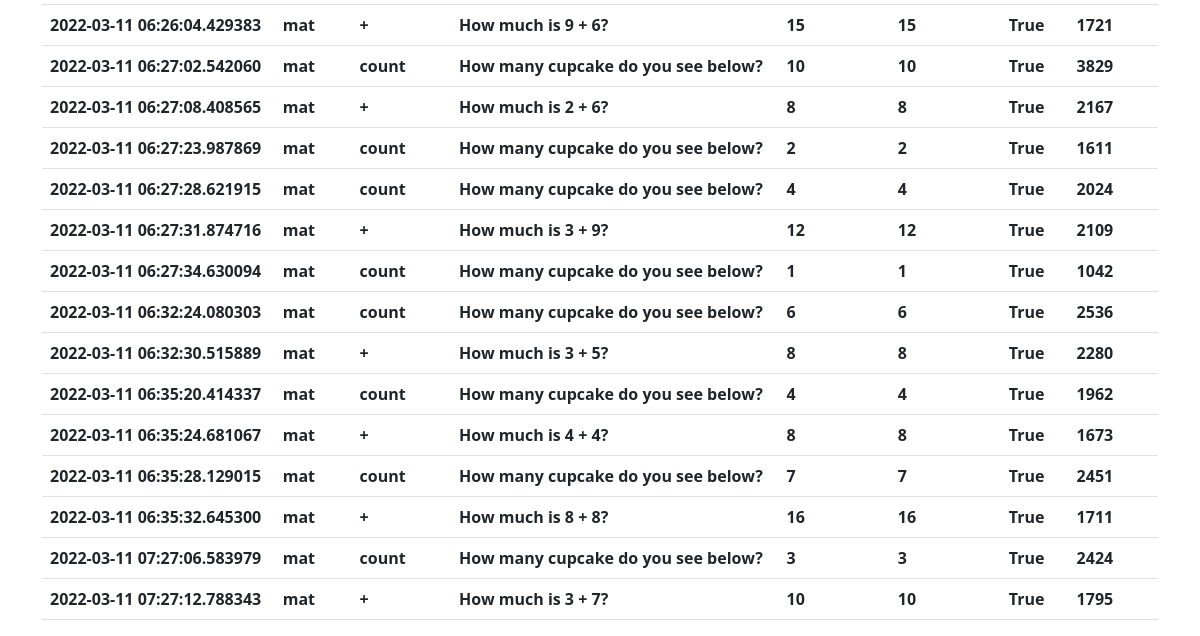
The page /3 (signed in, lower part) on the database as committed earlier.
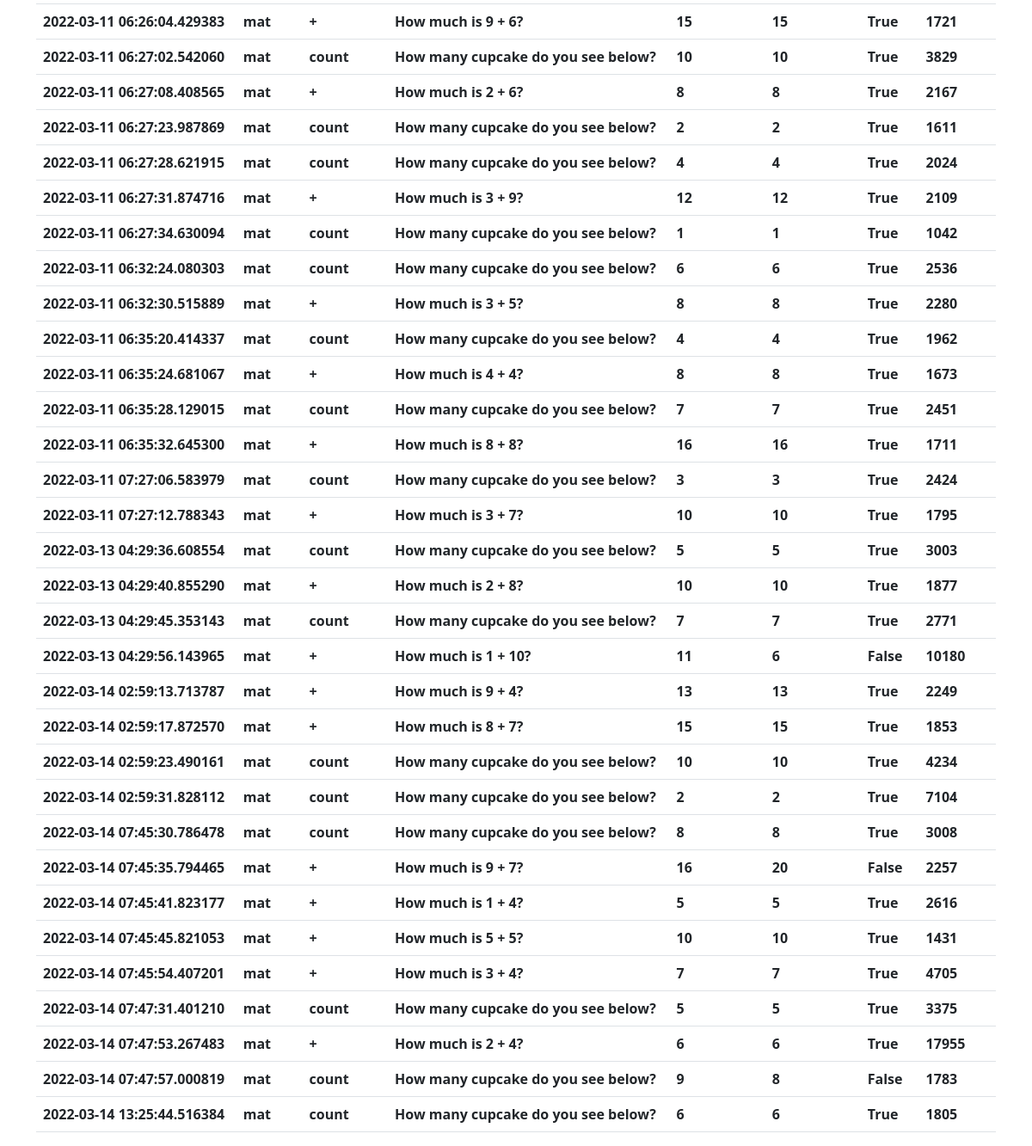
The same page on the database as committed later.
### myPortfolio/models.py (models this page shows)
class Progress(db.Model):
    id = db.Column(db.Integer, primary_key=True)
    child_id = db.Column(db.Integer, db.ForeignKey('child.id'), nullable=False)
    date = db.Column(db.DateTime, nullable=False, default=datetime.utcnow)
    subject = db.Column(db.String(3), nullable=False)
    result = db.Column(db.Boolean, nullable=False)
    operation = db.Column(db.String(), nullable=False)
    question = db.Column(db.String(), nullable=False)
    correct_ans = db.Column(db.String(), nullable=False)
    ans_chosen = db.Column(db.String(), nullable=False)
    duration = db.Column(db.Integer, nullable=False)

### myPortfolio/routes.py (the view)
@app.route("/<id>")
@login_required
def view(id):
    user = User.query.filter_by(id=id).first()
    if user:
        if id == current_user.id:
            return redirect(url_for('dashboard'))
        else:
            if user.role == 'child':
                child = Child.query.filter_by(id=user.id).first()
                if current_user.id == child.parent_id:
                    progressRecord = []
                    progressList = Progress.query.filter_by(child_id=child.id).all()
                    childObj = {
                        'id': user.id,
                        'parent_id': current_user.id,
                        'grade': child.grade,
                        'first_name': user.first_name,
                        'date_joined': user.date_joined,
                        'image_file': url_for('static', filename='img/profile_pics/' + user.image_file),
                    }
                    for progress in progressList:
                        progressObj = {
                            'date': progress.date,
                            'subject': progress.subject,
                            'operation': progress.operation,
                            'question': progress.question,
                            'correct_ans': progress.correct_ans,
                            'ans_chosen': progress.ans_chosen,
                            'result': progress.result,
                            'duration': progress.duration,
                        }
                        progressRecord.append(progressObj)
                    return render_template('view-child.html', title='Child Detail', child=childObj, progress=progressRecord)
    else:
        return redirect(url_for('home'))

### myPortfolio/models.py (called while the page is built)
@login_manager.user_loader
def load_user(user_id):
    return User.query.get(int(user_id))

### myPortfolio/templates/view-child.html (shortened to what this page needs)
{% extends "layout.html" %}
{% block content %}
    <div class="content-section">
        <div class="media-body">
            <table class="table">
                {% for prog in progress %}
                    <tr>
                        <th>{{ prog.date }}</th>
                        <th>{{ prog.subject }}</th>
                        <th>{{ prog.operation }}</th>
                        <th>{{ prog.question }}</th>
                        <th>{{ prog.correct_ans }}</th>
                        <th>{{ prog.ans_chosen }}</th>
                        <th>{{ prog.result }}</th>
                        <th>{{ prog.duration }}</th>
                    </tr>
                {% endfor %}
            </table>
        </div>
    </div>
{% endblock content %}

### myPortfolio/templates/layout.html (shortened to what this page needs)
<!DOCTYPE html>
<html>
<head>
    <link href="https://cdn.jsdelivr.net/npm/bootstrap@5.1.3/dist/css/bootstrap.min.css" rel="stylesheet">
    <link rel="stylesheet" type="text/css" href="{{ url_for('static', filename='main.css') }}">
</head>
<body>
    <main role="main" class="container">
        {% block content %}{% endblock %}
    </main>
</body>
</html>

### myPortfolio/static/main.css (style rules this page uses)
body { margin: 0; padding: 0; }

Rows that differ between the two databases and show on the page:
added Progress: date "2022-03-13 04:29:36.608554", subject "mat", operation "count", question "How many cupcake do you see below?", correct_ans "5", ans_chosen "5", result "True", duration "3003"
added Progress: date "2022-03-13 04:29:40.855290", subject "mat", operation "+", question "How much is 2 + 8?", correct_ans "10", ans_chosen "10", result "True", duration "1877"
added Progress: date "2022-03-13 04:29:45.353143", subject "mat", operation "count", question "How many cupcake do you see below?", correct_ans "7", ans_chosen "7", result "True", duration "2771"
added Progress: date "2022-03-13 04:29:56.143965", subject "mat", operation "+", question "How much is 1 + 10?", correct_ans "11", ans_chosen "6", result "False", duration "10180"
added Progress: date "2022-03-14 02:59:13.713787", subject "mat", operation "+", question "How much is 9 + 4?", correct_ans "13", ans_chosen "13", result "True", duration "2249"
added Progress: date "2022-03-14 02:59:17.872570", subject "mat", operation "+", question "How much is 8 + 7?", correct_ans "15", ans_chosen "15", result "True", duration "1853"
added Progress: date "2022-03-14 02:59:23.490161", subject "mat", operation "count", question "How many cupcake do you see below?", correct_ans "10", ans_chosen "10", result "True", duration "4234"
added Progress: date "2022-03-14 02:59:31.828112", subject "mat", operation "count", question "How many cupcake do you see below?", correct_ans "2", ans_chosen "2", result "True", duration "7104"
added Progress: date "2022-03-14 07:45:30.786478", subject "mat", operation "count", question "How many cupcake do you see below?", correct_ans "8", ans_chosen "8", result "True", duration "3008"
added Progress: date "2022-03-14 07:45:35.794465", subject "mat", operation "+", question "How much is 9 + 7?", correct_ans "16", ans_chosen "20", result "False", duration "2257"
added Progress: date "2022-03-14 07:45:41.823177", subject "mat", operation "+", question "How much is 1 + 4?", correct_ans "5", ans_chosen "5", result "True", duration "2616"
added Progress: date "2022-03-14 07:45:45.821053", subject "mat", operation "+", question "How much is 5 + 5?", correct_ans "10", ans_chosen "10", result "True", duration "1431"
added Progress: date "2022-03-14 07:45:54.407201", subject "mat", operation "+", question "How much is 3 + 4?", correct_ans "7", ans_chosen "7", result "True", duration "4705"
added Progress: date "2022-03-14 07:47:31.401210", subject "mat", operation "count", question "How many cupcake do you see below?", correct_ans "5", ans_chosen "5", result "True", duration "3375"
added Progress: date "2022-03-14 07:47:53.267483", subject "mat", operation "+", question "How much is 2 + 4?", correct_ans "6", ans_chosen "6", result "True", duration "17955"
added Progress: date "2022-03-14 07:47:57.000819", subject "mat", operation "count", question "How many cupcake do you see below?", correct_ans "9", ans_chosen "8", result "False", duration "1783"
added Progress: date "2022-03-14 13:25:44.516384", subject "mat", operation "count", question "How many cupcake do you see below?", correct_ans "6", ans_chosen "6", result "True", duration "1805"
